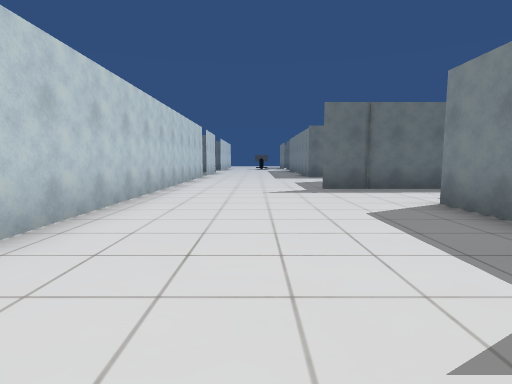
view 1 (above)

24 first-person views from a walk through a Unity game level. The camera is 1.4 m above the floor, tilts 6° down and sees 80° across. The floor is counted in squares, 2 m on a side. Each view is taken from the middle of a square. On the plan, view 1 faces up. The plan holds only what a view shows up to about 10 squares ahead; the rest is blank. The place goes on beyond the plan. Some surface patterns are stand-ins.

view 2
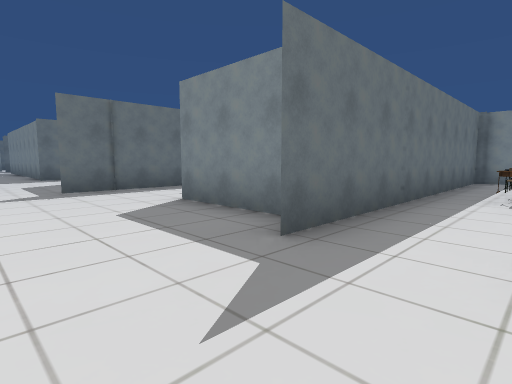

view 3
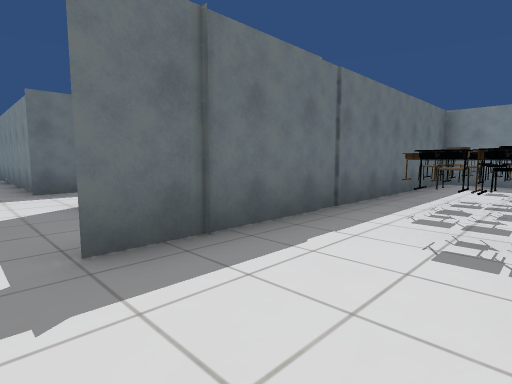

view 4
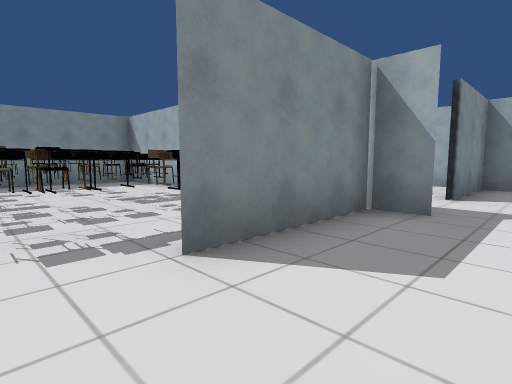

view 5
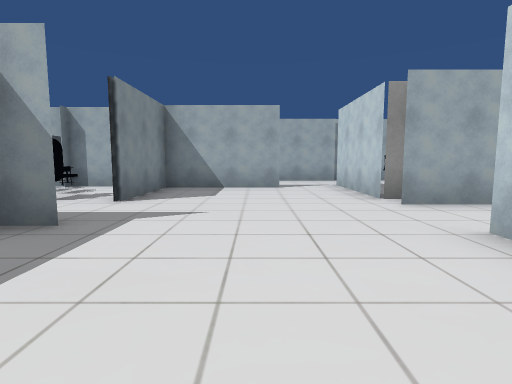

view 6
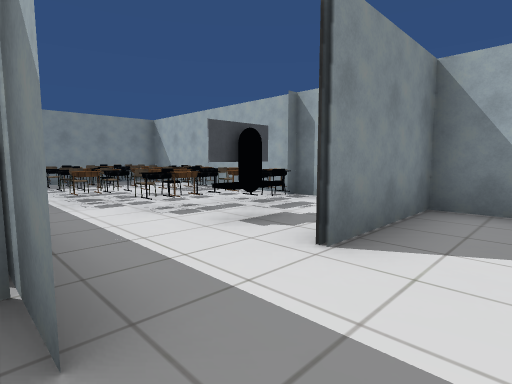

view 7
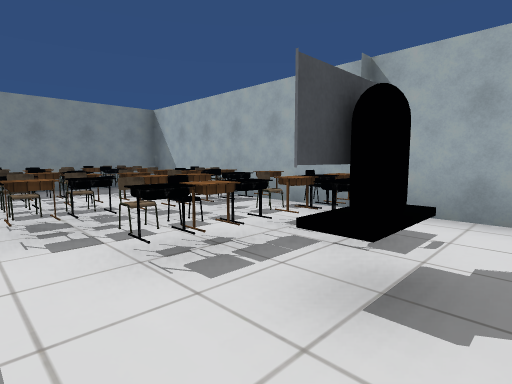

view 8
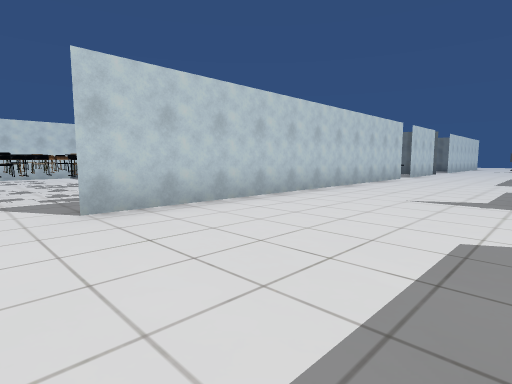

view 9
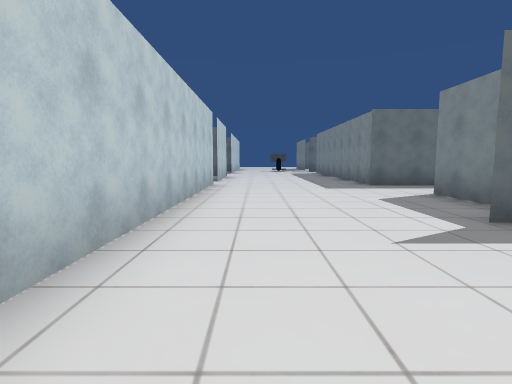

view 10
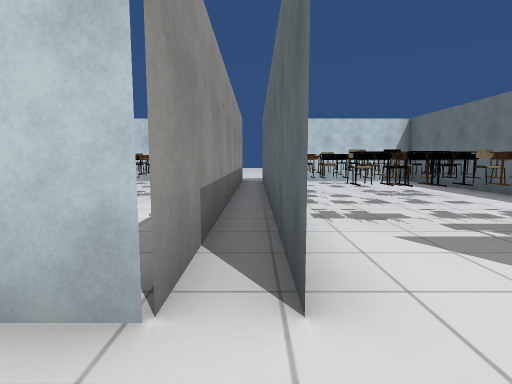

view 11
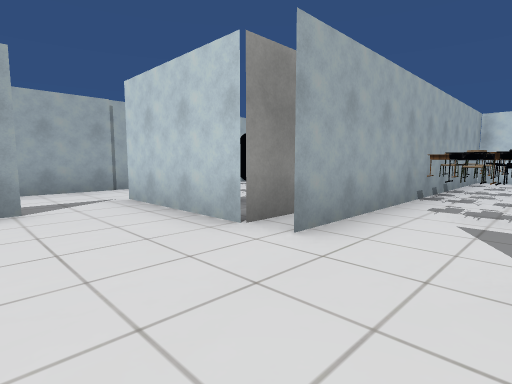

view 12
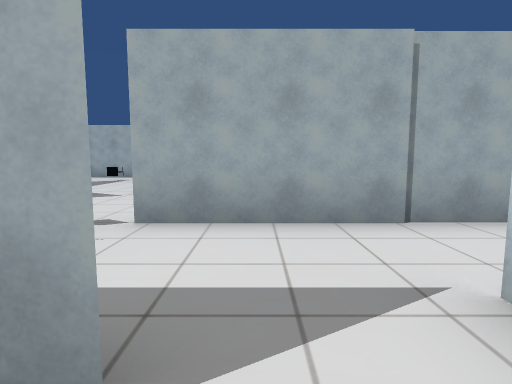

view 13
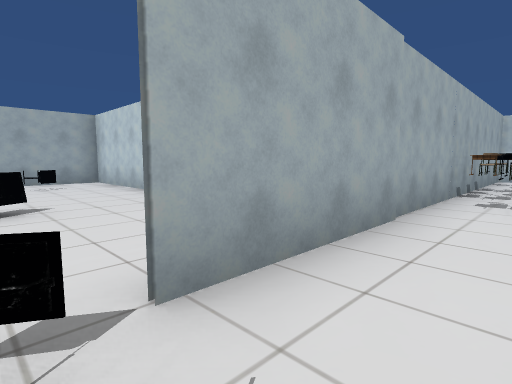

view 14
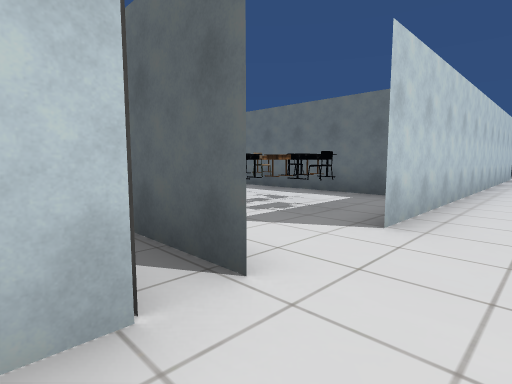

view 15
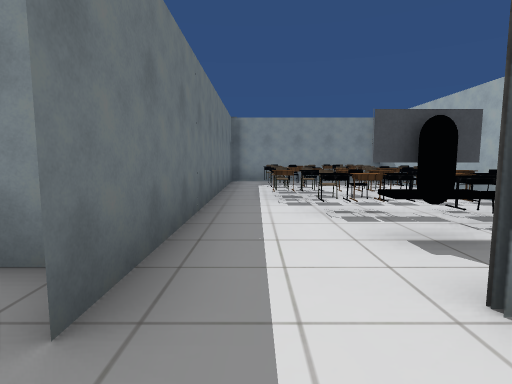

view 16
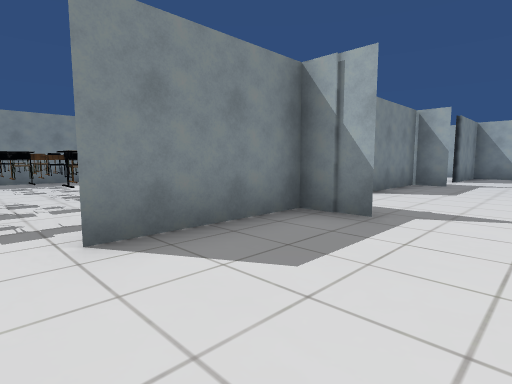

view 17
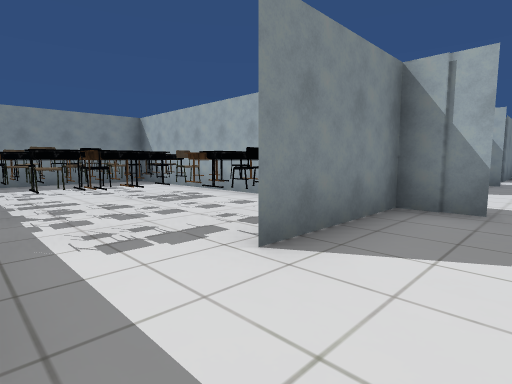

view 18
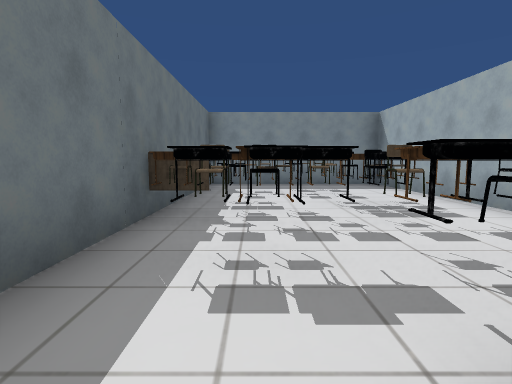

view 19
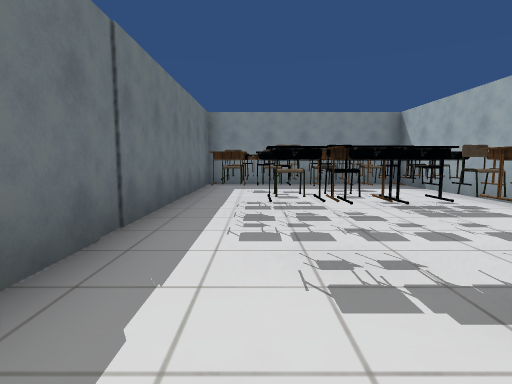

view 20
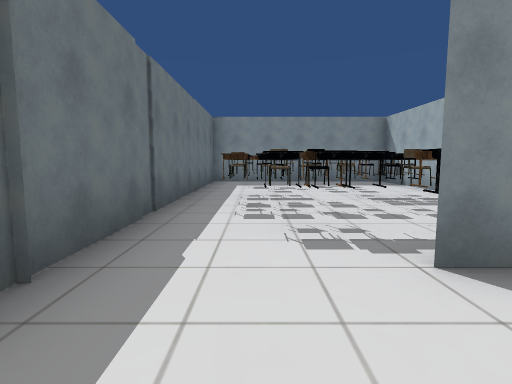

view 21
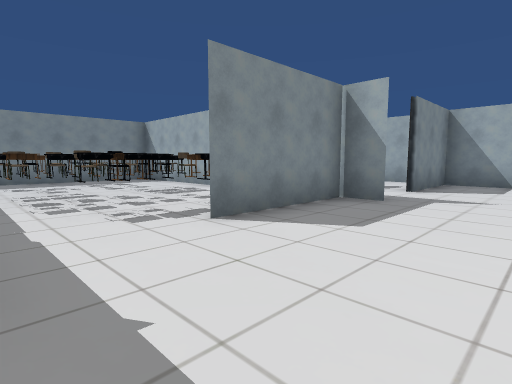

view 22
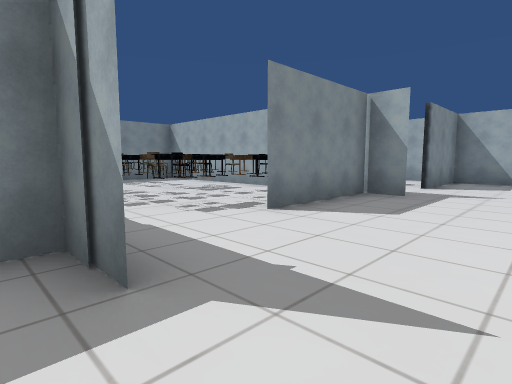

view 23
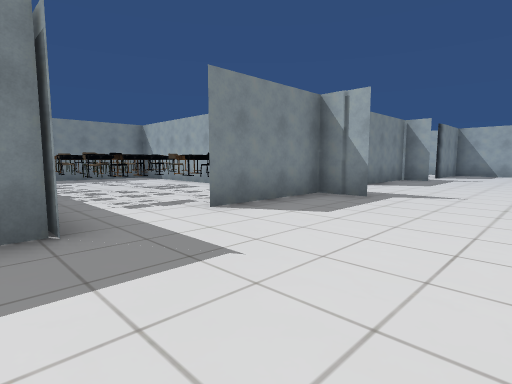

view 24
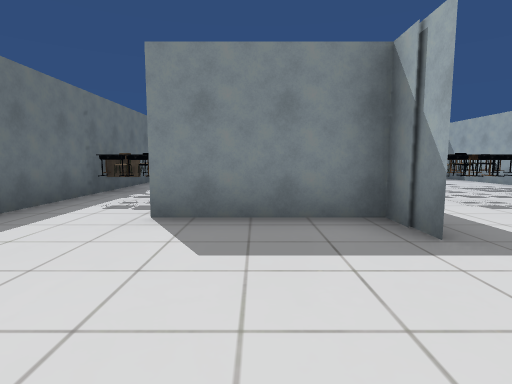

### Floor plan
Points are (right, up) in squares from view 1. A wall is a line through its corners. A room is listed if a view was taken in it or the views show most of it. See-through windows are left out.
Room 1 (views 1, 2, 3, 4, 5, 6, 7, 8, 9, 10, 11, 12, 14, 15, 16, 17, 18, 19, 20, 21, 22, 23, 24)
walls: (5.4, 7.4) (10.9, 7.4) (1.5, 7.4) (2.7, 7.4) (2.7, 8.6); (2.9, 1.8) (2.9, 2.6); (3.5, 1.8) (2, 1.8) (3.4, 1.8); (5.6, 1.8) (10.9, 1.8); (2.3, 12.4) (2.3, 13.5); (3.8, -0.5) (3.8, 0); (4.5, 12.4) (2, 12.4); (-2.2, -0.4) (-2.2, -3.5); (8.4, 12.4) (7.5, 12.4); (-2.2, 13) (-2.2, 2); (10.9, 1.5) (10.9, 12.4); (-0.6, -2.8) (2.3, -2.8) (2.3, 0)
ways out: opening at (-1, -3) to room 2; opening at (3, 0.5) to room 3; opening at (-2, 1.5)
objects: other object (3, 5); chair (3, 6); other object (3, 10); table (3, 11); other object (4, 3); chair (4, 4); table (4, 5); table (4, 6); other object (4, 9); chair (4, 10); table (4, 11); other object (5, 3); other object (5, 4); other object (5, 5); other object (5, 6); other object (5, 9); other object (5, 10); other object (5, 11); table (5, 12); other object (6, 3); other object (6, 4); other object (6, 5); other object (6, 6); other object (6, 9); other object (6, 10); other object (6, 11); other object (7, 3); other object (7, 4); other object (7, 5); other object (7, 6); other object (7, 9); other object (7, 10); other object (7, 11); other object (8, 4); other object (8, 6); other object (8, 9); other object (9, 4); other object (9, 5); other object (9, 6); other object (9, 9); other object (9, 10); other object (10, 4); other object (10, 9)
Room 2 (view 13)
walls: (-2.5, -5.3) (0.4, -5.3)
ways out: opening at (-1, -3) to room 1; opening at (-2, -4)
objects: table (1, -5)
Room 3 (no view inside)
walls: (11, -0.5) (11, 1.8) (3.5, 1.8); (3, -3.1) (11, -3.1)
ways out: opening at (3, 0.5) to room 1
objects: other object (4, -2); other object (4, -1); other object (5, -3); other object (5, -2); other object (5, -1); chair (5, 0); table (5, 1); other object (6, -2); table (6, -1); other object (6, 0); other object (7, -2); other object (7, -1); other object (7, 0); chair (7, 1); other object (8, -2); other object (8, 0); other object (8, 1); other object (9, -2); other object (9, -1); other object (9, 0); other object (10, -2); other object (10, -1); other object (10, 1); other object (11, -2)

Positions as (right, up) in squares from view 1, and headings:
1: (0, 0), facing up
2: (0, 0), facing up-right
3: (1, 5), facing up-right
4: (1, 6), facing down-right
5: (0, 5), facing down
6: (1, 2), facing down-right
7: (3, 1), facing down-right
8: (2, 1), facing up-left
9: (-1, 4), facing up
10: (-1, 0), facing left
11: (0, 2), facing down-left
12: (-1, -2), facing down
13: (1, -4), facing down-left
14: (-1, -1), facing up-left
15: (1, 1), facing right
16: (0, 11), facing down-right
17: (1, 12), facing down-right
18: (2, 11), facing right
19: (2, 6), facing right
20: (1, 6), facing right
21: (0, 7), facing down-right
22: (0, 8), facing down-right
23: (-1, 13), facing down-right
24: (-1, 9), facing right
